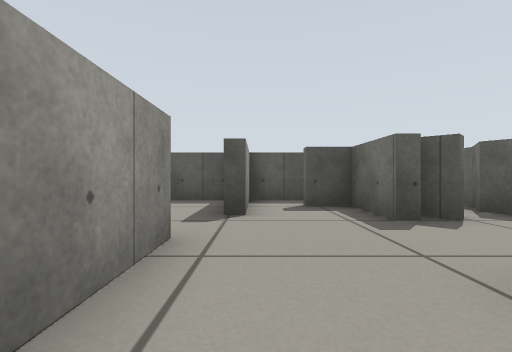
View 1 (above)

23 first-person views from a walk through a Gazebo world. The camera is 0.36 m above the floor, looks level and sees 85° across. The floor is counted in squares, 0.5 m on a side. Each view is taken from the middle of a square. On the plan, view 1 faces up. The plan holds only what a view shows up to about 10 squares ahead; the rest is blank.

View 2
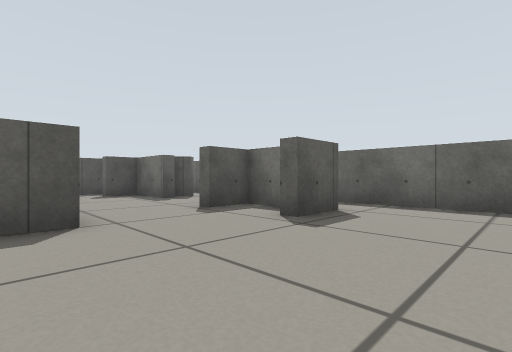

View 3
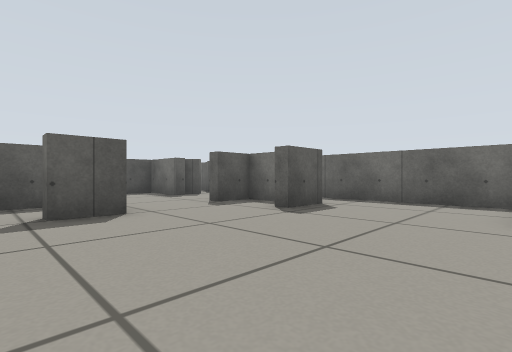

View 4
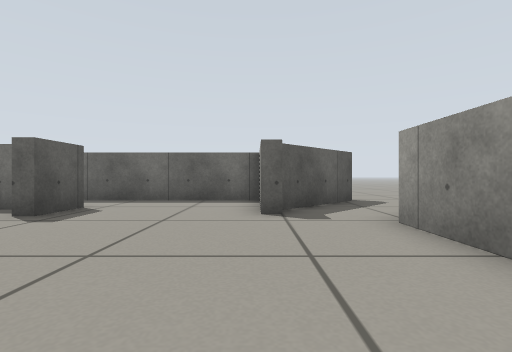

View 5
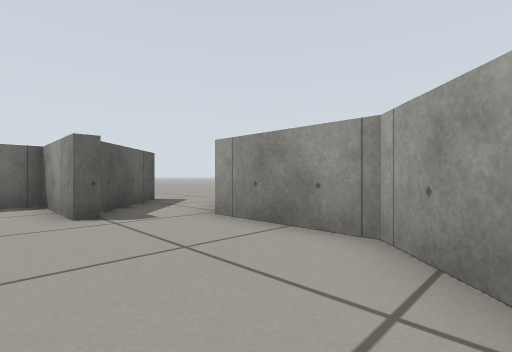

View 6
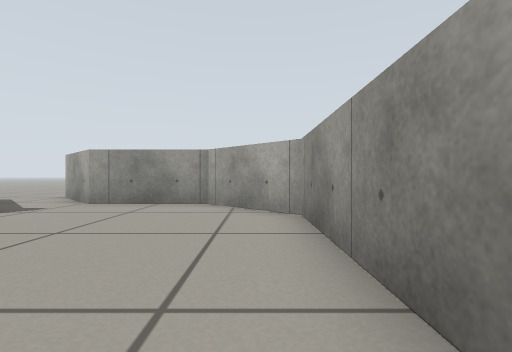

View 7
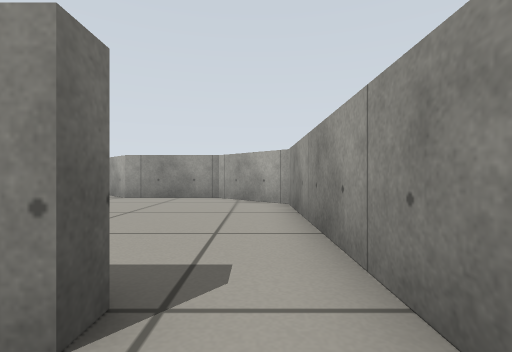

View 8
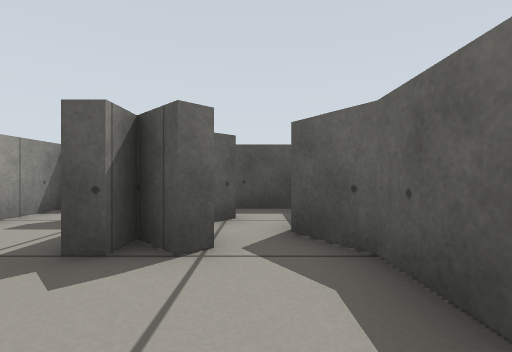

View 9
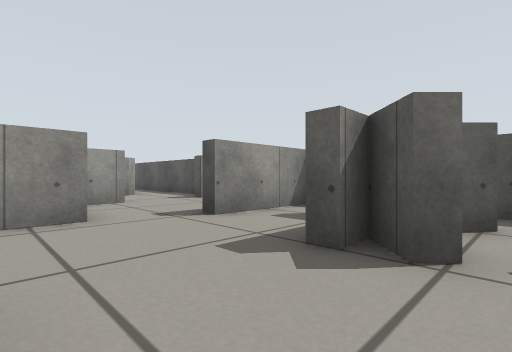

View 10
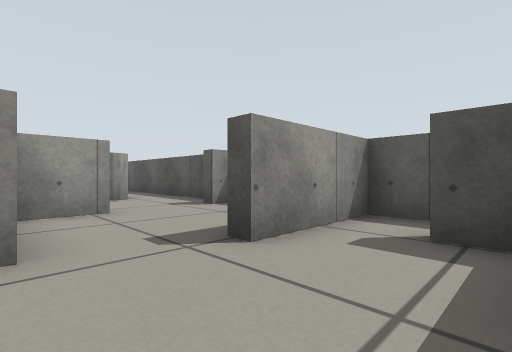

View 11
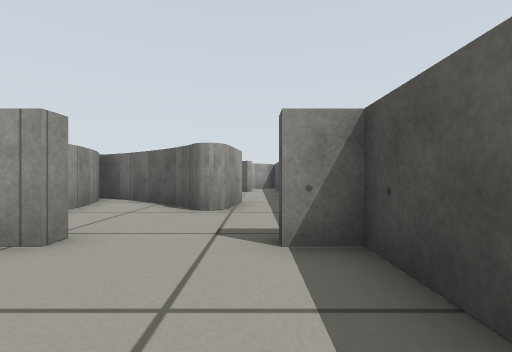

View 12
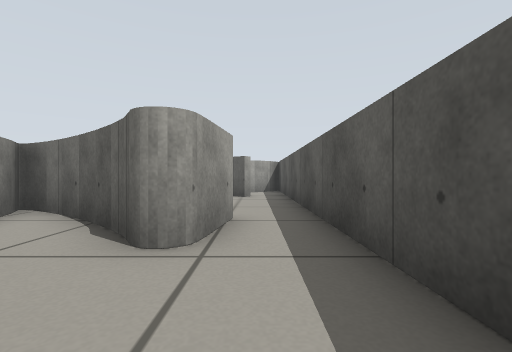

View 13
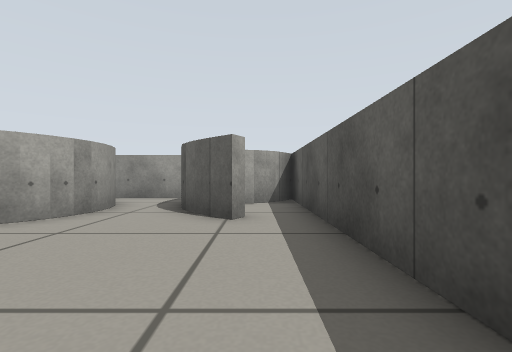

View 14
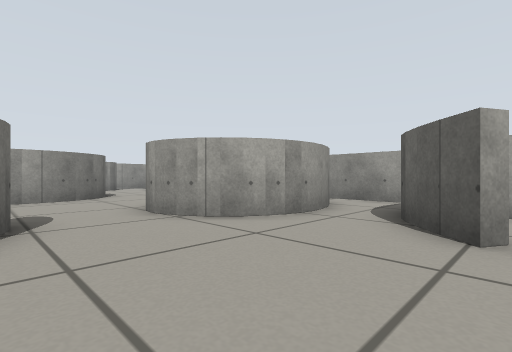

View 15
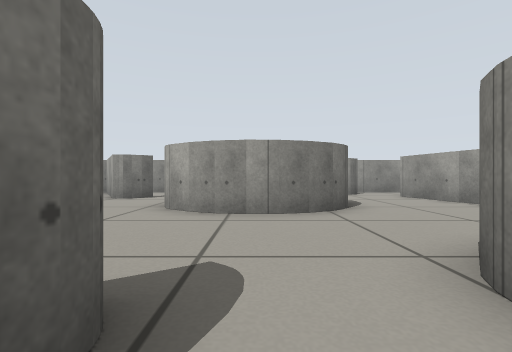

View 16
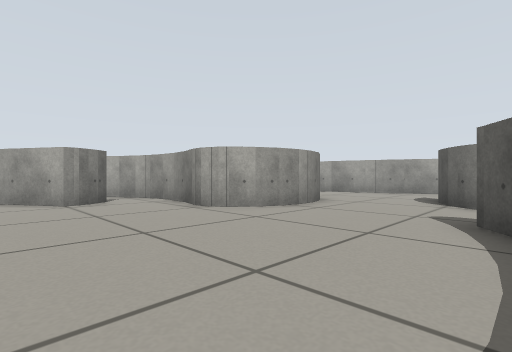

View 17
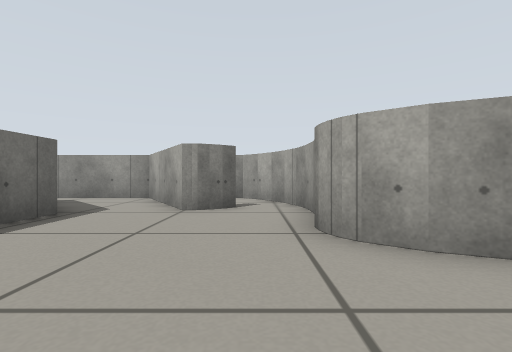

View 18
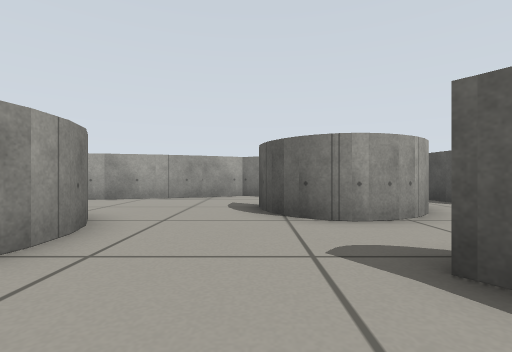

View 19
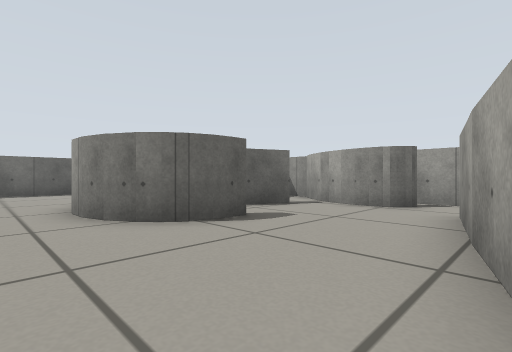

View 20
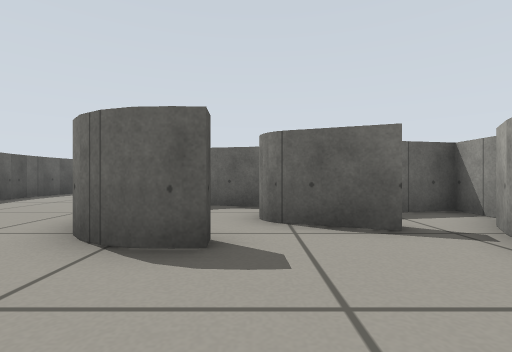

View 21
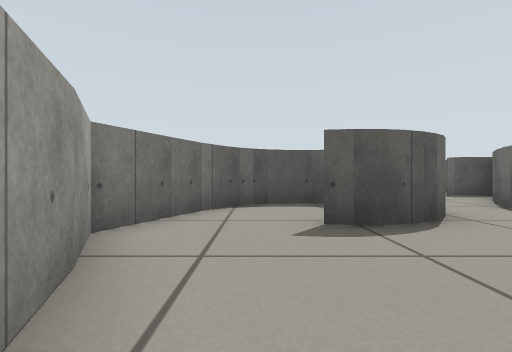

View 22
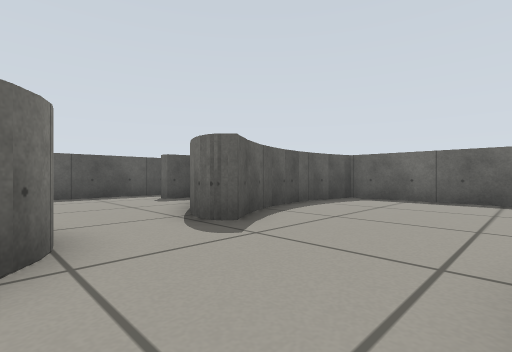

View 23
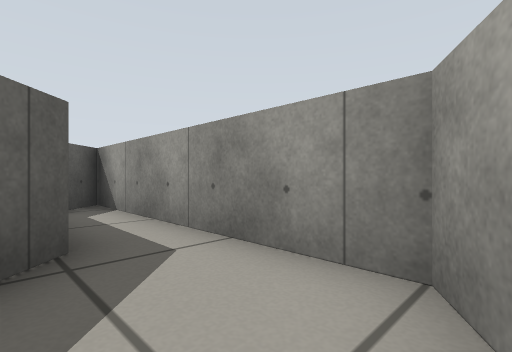

### Floor plan
Key: @ floor where view 1 was taken; # wall or solid block; . floor.
Columns run from 18 left of view 1 to 7 right of it. Each row starts with its distance up from view 1.
  8 #################### ###
  7  ####.............####.#
  6   ###....###......#..#.#
  5 ###......##..........#.#
  4 ####....##....#........#
  3 ######..##########.....#
  2 ##.. #..##....#..#.....
  1 #...##........#.##..##
  0 #...#.........#...@..# #
 -1 #.............#.....##.#
 -2 #.............#........#
 -3 ##...#####....#........#
 -4  #...#...#....#........#
 -5  #.......#....#......###
 -6  ##...## #.#..##.....###
 -7   #...#  #.##..#####..##
 -8   .#######. ##.....##....
 -9   ##  ################....
-10                       ....

Positions as (right, up) in squares from view 1, and headings:
1: (0, 0), facing up
2: (-2, -4), facing up-right
3: (-3, -5), facing up-right
4: (-3, -5), facing right
5: (-3, -4), facing down-right
6: (-3, 0), facing down
7: (-3, 2), facing down
8: (4, 2), facing up
9: (4, 2), facing up-left
10: (2, 3), facing up-left
11: (-1, 7), facing left
12: (-4, 7), facing left
13: (-9, 7), facing left
14: (-10, 7), facing down-left
15: (-11, 3), facing down
16: (-5, 2), facing down-left
17: (-8, 0), facing down
18: (-8, 0), facing left
19: (-17, -1), facing down-right
20: (-16, -5), facing right
21: (-16, -4), facing up
22: (-13, -2), facing up-right
23: (-5, -7), facing down-right
